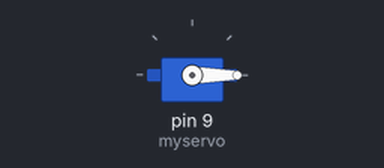
The sketch below on a simulated Arduino Uno, built with avr-gcc and run on an emulated ATmega328P. Parts: servo.

Above: at 0.05 s.
At 3.0 s:
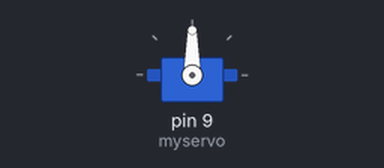
At 6.0 s:
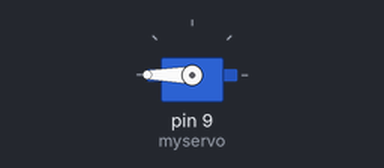
Timing chart, 0 to 7.8 s (numbered marks = the images above):
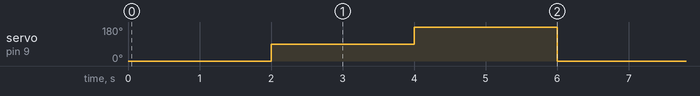

Measured:
- by itself, servo on pin 9 (myservo): repeats every 6.0 s: 180° 2.0 s, 0° 2.0 s, 90° 2.0 s

The sketch:

Servo.ino
```cpp
/*********************************
 * Sensor : Servo
 * Board  : Arduino UNO
 * Output : Serial (9600)
 * Kabel Orange : 3, 5, 6, 9, 10, 11
 *********************************/

// library Servo
#include <Servo.h>

Servo myservo;
void setup()
{
  myservo.attach(9); // servo terhubung pin 9
}

void loop()
{
  // sudut 0
  myservo.write(0);
  delay(2000);
  // sudut 90
  myservo.write(90);
  delay(2000);
  // sudut 180
  myservo.write(180);
  delay(2000);
}
```
